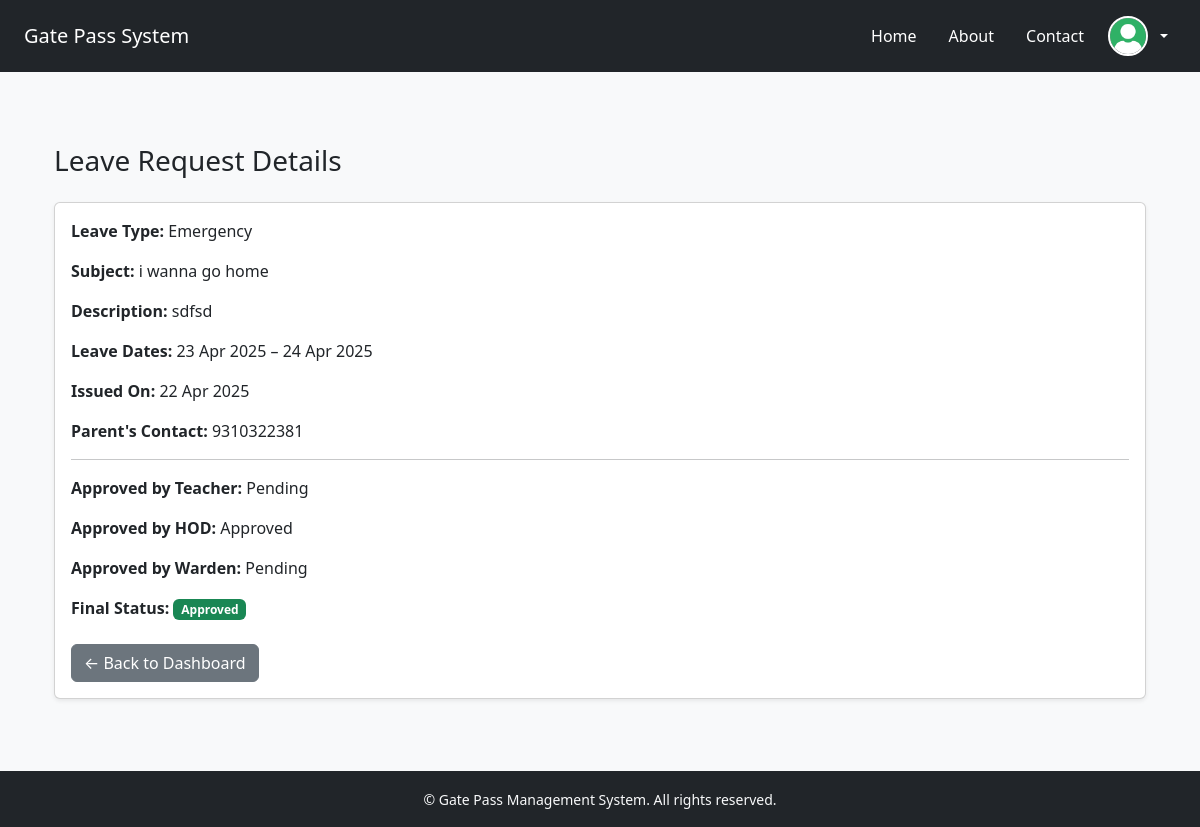
Screenshot of /leave_req?leave_id=2 (signed in) with the database file from the repository.
### app/models.py (models this page shows)
class LeaveRequest(db.Model):
    id = db.Column(db.Integer, primary_key=True)
    student_id = db.Column(db.Integer, db.ForeignKey('student.id'), nullable=False)
    type = db.Column(db.String(50))  # e.g. Medical, Personal, etc.
    subject = db.Column(db.String(100))
    description = db.Column(db.Text)
    starting_date = db.Column(db.Date)
    ending_date = db.Column(db.Date)
    issue_date = db.Column(db.DateTime)
    parents_number = db.Column(db.String(15))
    parents_name = db.Column(db.String(100))
    approvedby_teacher = db.Column(db.String(100))
    approvedby_hod = db.Column(db.String(100))
    approvedby_warden = db.Column(db.String(100))
    final_status = db.Column(db.String(50))  # e.g. Pending, Approved, Rejected

### app/routes/student_routes.py (the view, shortened to what this page needs)
@stud_bp.route("/leave_req", methods=["GET", "POST"])
@login_required
def leave_req():
    leave_id = request.args.get("leave_id")
    if leave_id:
        leave = LeaveRequest.query.get_or_404(leave_id)
        if leave.student_id != current_user.student_profile.id:
            flash("Unauthorized access to leave request.", "danger")
            return redirect(url_for("stud.student_dashboard"))
        return render_template("student/leave_request_view.html", leave=leave)
    return render_template("student/leave_request.html")

### app/__init__.py (called while the page is built)
@login_manager.user_loader
def load_user(user_id):
    return User.query.get(int(user_id))

### app/templates/student/leave_request_view.html (shortened to what this page needs)
{% extends "base.html" %}
{% block content %}
<div class="container py-5">
  <h3 class="mb-4">Leave Request Details</h3>
  <div class="card shadow-sm">
    <div class="card-body">
      <p><strong>Leave Type:</strong> {{ leave.type|capitalize }}</p>
      <p><strong>Subject:</strong> {{ leave.subject }}</p>
      <p><strong>Description:</strong> {{ leave.description }}</p>
      <p><strong>Leave Dates:</strong> {{ leave.starting_date.strftime('%d %b %Y') }} – {{ leave.ending_date.strftime('%d %b %Y') }}</p>
      <p><strong>Issued On:</strong> {{ leave.issue_date.strftime('%d %b %Y') if leave.issue_date else 'Not issued yet' }}</p>
      <p><strong>Parent's Contact:</strong> {{ leave.parents_number }}</p>
      <hr>
      <p><strong>Approved by Teacher:</strong> {{ leave.approvedby_teacher }}</p>
      <p><strong>Approved by HOD:</strong> {{ leave.approvedby_hod }}</p>
      <p><strong>Approved by Warden:</strong> {{ leave.approvedby_warden }}</p>
      <p><strong>Final Status:</strong>
        {% if leave.final_status == 'Pending' %}
          <span class="badge bg-warning text-dark">Pending</span>
        {% elif leave.final_status == 'Approved' %}
          <span class="badge bg-success">Approved</span>
        {% else %}
          <span class="badge bg-danger">Rejected</span>
        {% endif %}
      </p>
      <div class="mt-4">
        <a href="{{ url_for('stud.student_dashboard') }}" class="btn btn-secondary">← Back to Dashboard</a>
      </div>
    </div>
  </div>
</div>
{% endblock %}

### rows the page displays
LeaveRequest: type "Emergency", subject "i wanna go home", description "sdfsd", starting_date "23 Apr 2025", ending_date "24 Apr 2025", issue_date "22 Apr 2025", parents_number "9310322381", approvedby_teacher "Pending", approvedby_hod "Approved", approvedby_warden "Pending"
